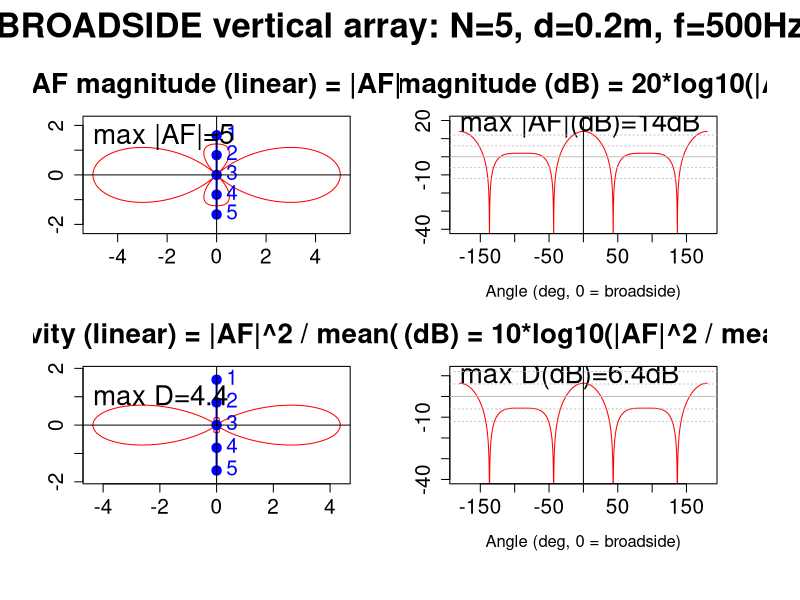
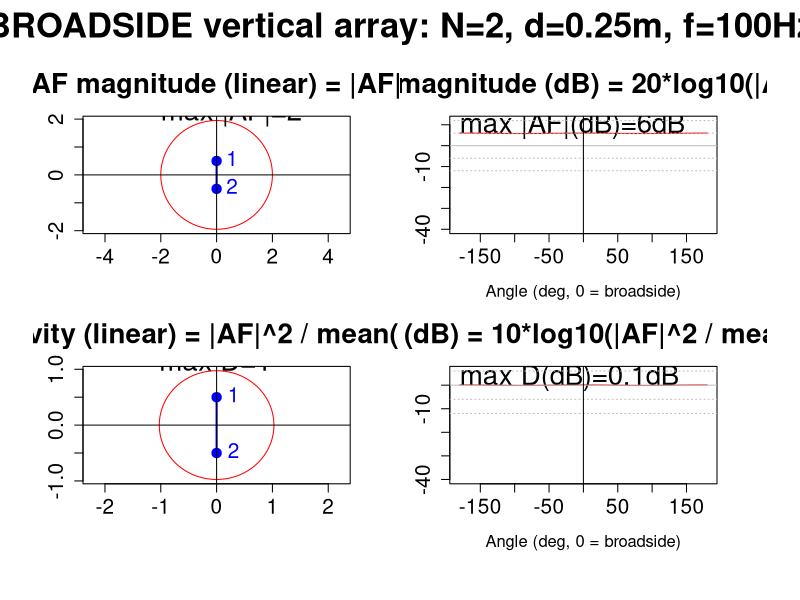
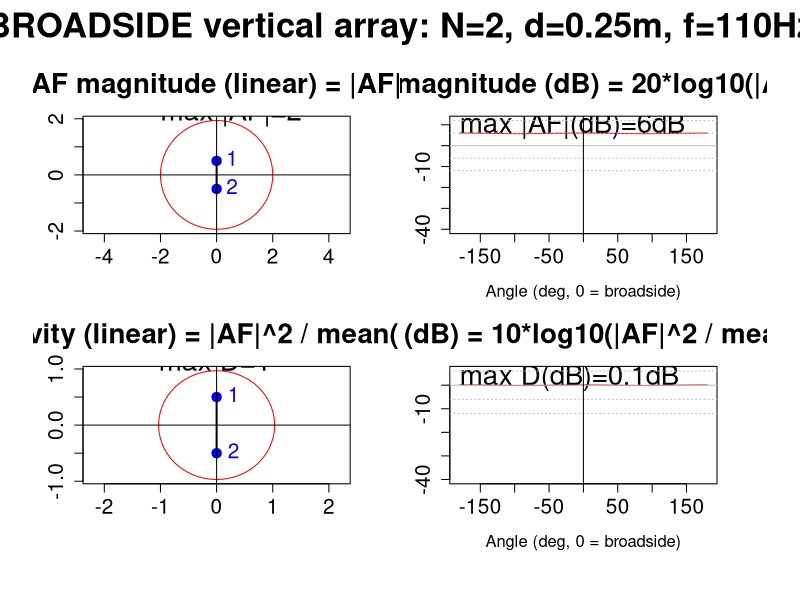
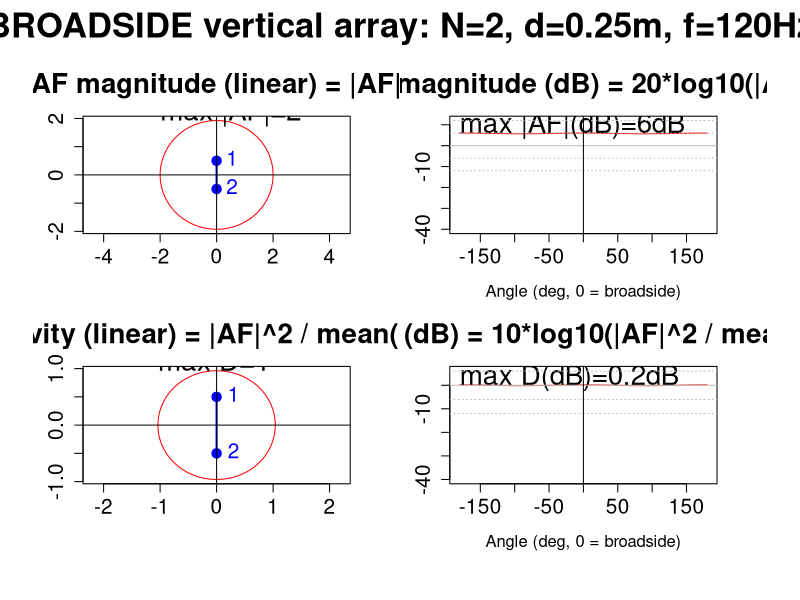
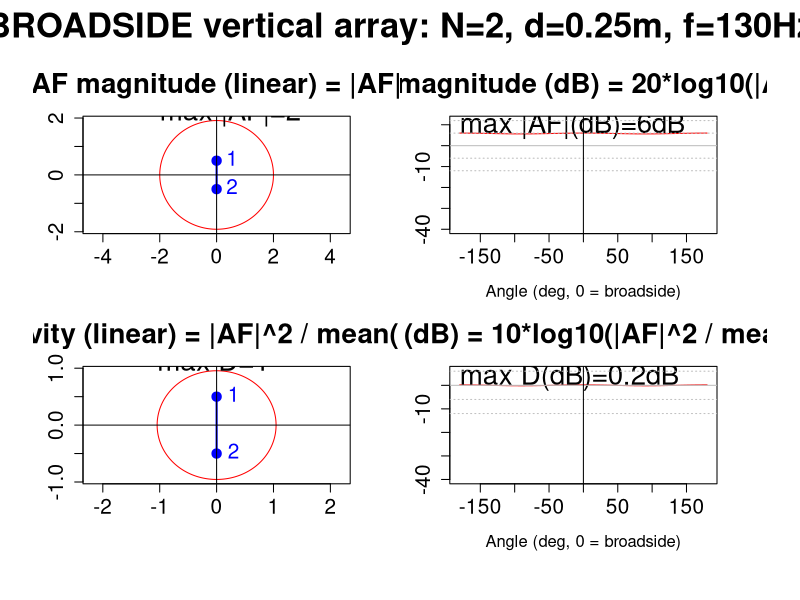
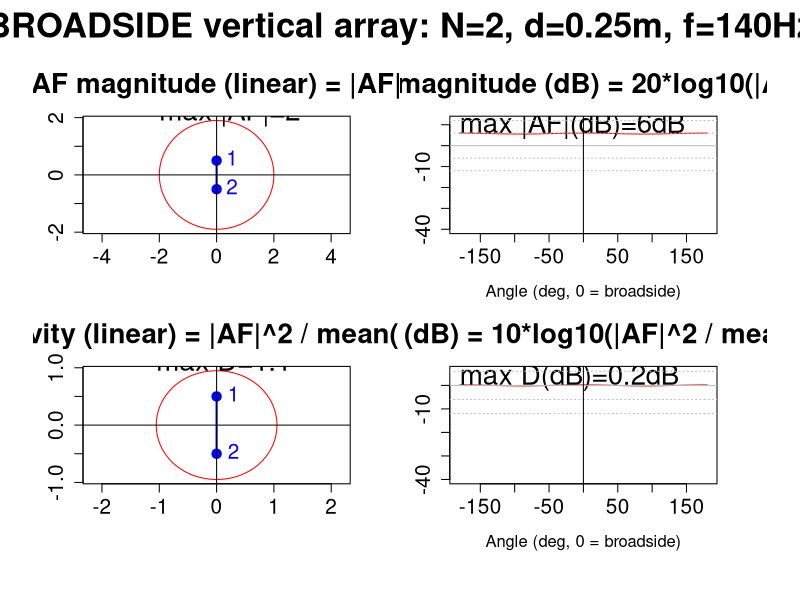
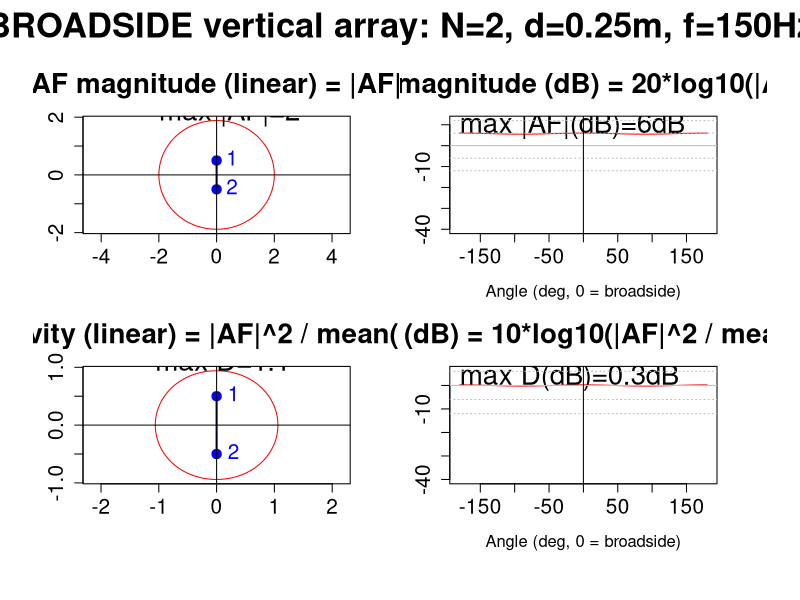
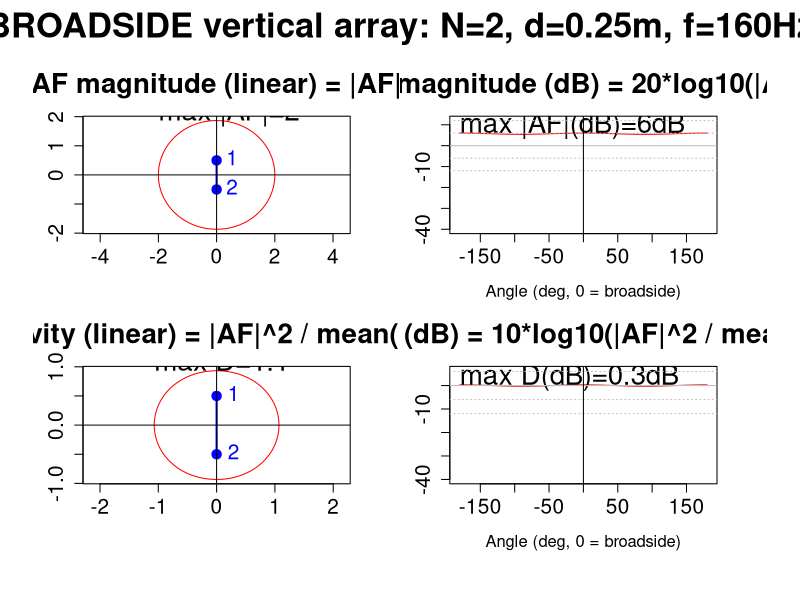

The R source for these figures, in order: (Note: this script raises an error after producing the figures.)
# Calculating the Array factor (AF) and Directivity of linear Broadside arrays
# www.overfitting.net
# https://www.overfitting.net/2025/11/simulando-arrays-con-r.html


library(Cairo)

# Compute and plot the radiation pattern of a linear array
# of N identical radiating elements equally spaced
#
# This version ensures a true BROADSIDE definition (maximum perpendicular to the array axis)
#
# Conventions used:
# - Elements lie along the y-axis, centred at the origin.
# - 'theta' is the polar angle measured from broadside (= direction perpendicular to the array)
#   so theta = 0 points to the broadside direction. Positive theta rotates toward +y
# - Array Factor (AF) uses the phase term exp(i*k*x*cos(theta)) so that AF is maximum at theta=0
#
# Important features:
#  - AF is NOT normalized (you get absolute AF magnitude and AF dB = 20*log10(|AF|))
#  - Power directivity is computed as D(theta) = |AF(theta)|^2 / mean_theta(|AF|^2) and
#    returned both linear and in dB: 10*log10(D)
#  - The polar plot is drawn so that theta=0 points right (broadside) and increases clockwise
#    in degrees
#
# Args:
#   N: number of elements (integer)
#   d: element spacing in meters (numeric)
#   freq: frequency in Hz (numeric)
#   c: speed of sound in m/s (default 343)
#   theta.res: angular resolution in degrees (default 0.5)
#   maxdB: minimum dB shown in AF plot (for clipping visualization)
#
# Returns: invisible list with AF (complex), AF_mag, AF_power, directivity (linear & dB), angles, and x positions.


plot_array_pattern <- function(N = 2,
                               d = 0.30,
                               freq = 100,
                               c = 343,
                               theta.res = 0.1,
                               maxdB = -40,
                               name = "arrayradiationpattern.png") {
    
    if (N < 1) stop("N must be >= 1")
    if (d <= 0) stop("d must be > 0")
    if (freq <= 0) stop("freq must be > 0")
    
    # wavenumber
    k <- 2 * pi * freq / c
    
    # element positions along y-axis (centred at origin)
    idx <- seq(0, N - 1)
    y <- (idx - (N - 1)/2) * d
    elem_y <- y / (max(1, d*(N-1))) * 4  # plotting scaling of array
    
    # angles (theta=0 is broadside)
    theta_deg <- seq(-180, 180, by = theta.res)
    theta <- theta_deg * pi / 180
    
    # Array Factor (broadside maximum at theta=0)
    AF <- sapply(theta, function(t) sum(exp(1i * k * y * sin(t))))
    
    # magnitude and power
    AF_mag <- Mod(AF)
    AF_power <- AF_mag^2
    
    # AF magnitude in dB
    # (by adding eps we ensure the argument of log10() is never zero avoiding -Inf or errors)
    eps <- .Machine$double.eps

    # Directivity (linear)
    mean_power <- mean(AF_power)
    if (mean_power <= 0) mean_power <- eps
    directivity <- AF_power / mean_power
    
    # Polar coordinates for plotting
    r_af <- AF_mag
    x_af_plot <- r_af * cos(theta)   # horizontal = broadside
    y_af_plot <- r_af * sin(theta)   # vertical = array
    
    r_dir <- directivity           # for polar plot of linear directivity
    x_dir_plot <- r_dir * cos(theta)
    y_dir_plot <- r_dir * sin(theta)
    
    CairoPNG(name, width = 1280, height = 1080)
    
        # Plotting layout
        old_par <- par(no.readonly = TRUE)
        on.exit(par(old_par))
        par(mfrow = c(2,2), mar = c(4,3,4,3), oma = c(3,2,3,2))
    
        # 1) AF magnitude (linear)
        plot(x_af_plot, y_af_plot, type='l', lwd=1, col='red', xlab='', ylab='',
             asp=1, main='AF magnitude (linear) = |AF|', cex.main=2, cex.axis=1.5,
             #xlim=c(-2,2), ylim=c(-2,2)
             )
    
        points(rep(0,length(y)), elem_y, pch=19, col='blue', cex=1.5)
        text(rep(0.05,length(y)), elem_y, labels=order(-seq_len(N)), pos=4, cex=1.5, col='blue')
        lines(c(0,0), c(elem_y[1],elem_y[N]), lwd=2, col='blue')
        text(min(x_af_plot), max(y_af_plot), labels=paste0("max |AF|=",round(max(AF_mag),1)),
             adj = c(0, 0), cex=2)
        abline(h=0, v=0)
        
        # 2) AF magnitude (dB)
        AF_mag_db <- 20 * log10(AF_mag + eps)
        plot(theta_deg, AF_mag_db, type='l', lwd=1, col='red',
             xlab='Angle (deg, 0 = broadside)', ylab='',
             main='AF magnitude (dB) = 20*log10(|AF|)',
             ylim=c(maxdB, max(AF_mag_db)+6), cex.main=2, cex.axis=1.5, cex.lab=1.2)
             #ylim=c(maxdB, 10), cex.main=2, cex.axis=1.5, cex.lab=1.2)
        text(min(theta_deg), max(AF_mag_db), labels=paste0("max |AF|(dB)=",round(max(AF_mag_db),1),"dB"),
             adj = c(0, 0), cex=2)
        abline(h=c(-12,-6,6,12), col='gray', lty='dotted')
        abline(h=0, col='gray')
        abline(v=0)
        
        # 3) Directivity (linear)
        plot(x_dir_plot, y_dir_plot, type='l', lwd=1, col='red', xlab='', ylab='', asp=1,
             main='Directivity (linear) = |AF|^2 / mean(|AF|^2)', cex.main=2, cex.axis=1.5,
             #xlim=c(-3.5,3.5), ylim=c(-2,2)
             )
        points(rep(0,length(y)), elem_y, pch=19, col='blue', cex=1.5)
        text(rep(0.05,length(y)), elem_y, labels=order(-seq_len(N)), pos=4, cex=1.5, col='blue')
        lines(c(0,0), c(elem_y[1],elem_y[N]), lwd=2, col='blue')
        text(min(x_dir_plot), max(y_dir_plot), labels=paste0("max D=",round(max(directivity),1)),
             adj = c(0, 0), cex=2)
        abline(h=0, v=0)
        
        # 4) Directivity (dB)
        directivity_db <- 10*log10(directivity + eps)
        plot(theta_deg, directivity_db, type='l', lwd=1, col='red',
             xlab='Angle (deg, 0 = broadside)', ylab='',
             main='Directivity (dB) = 10*log10(|AF|^2 / mean(|AF|^2))',
             ylim=c(maxdB, max(directivity_db)+6), cex.main=2, cex.axis=1.5, cex.lab=1.2)
        #ylim=c(maxdB, 10), cex.main=2, cex.axis=1.5, cex.lab=1.2)
        text(min(theta_deg), max(directivity_db), labels=paste0("max D(dB)=",round(max(directivity_db),1),"dB"),
             adj = c(0, 0), cex=2)
        abline(h=c(-12,-6,6,12), col='gray', lty='dotted')
        abline(h=0, col='gray')
        abline(v=0)
        
        # General title
        title(paste0('BROADSIDE vertical array: N=', N, ', d=', d, 'm, f=', freq, 'Hz'),
              outer = TRUE, cex.main = 2.5)
    
    dev.off()
        
    invisible(list(
        N=N, d=d, freq=freq, c=c, k=k, y=y,
        theta_deg=theta_deg, theta=theta, AF=AF, AF_mag=AF_mag,
        AF_mag_db=AF_mag_db, AF_power=AF_power,
        directivity=directivity, directivity_db=directivity_db
    ))
}


# Example 1: church loudspeakers
res <- plot_array_pattern(N = 5, d = 0.2, freq = 500)


# Example 2: d'Appolito configuration
for (f in seq(100, 3000, by=10)) {
    name=paste0("dappolito_", ifelse(f<1000,"0",""), f, "Hz.png")
    res <- plot_array_pattern(N=2, d=0.25, freq=f, name=name)
}

# First null frequency, single lobe array
f=343/(2*0.25)  # freq = v / (N * d)
res <- plot_array_pattern(N = 2, d = 0.25, freq = f)
